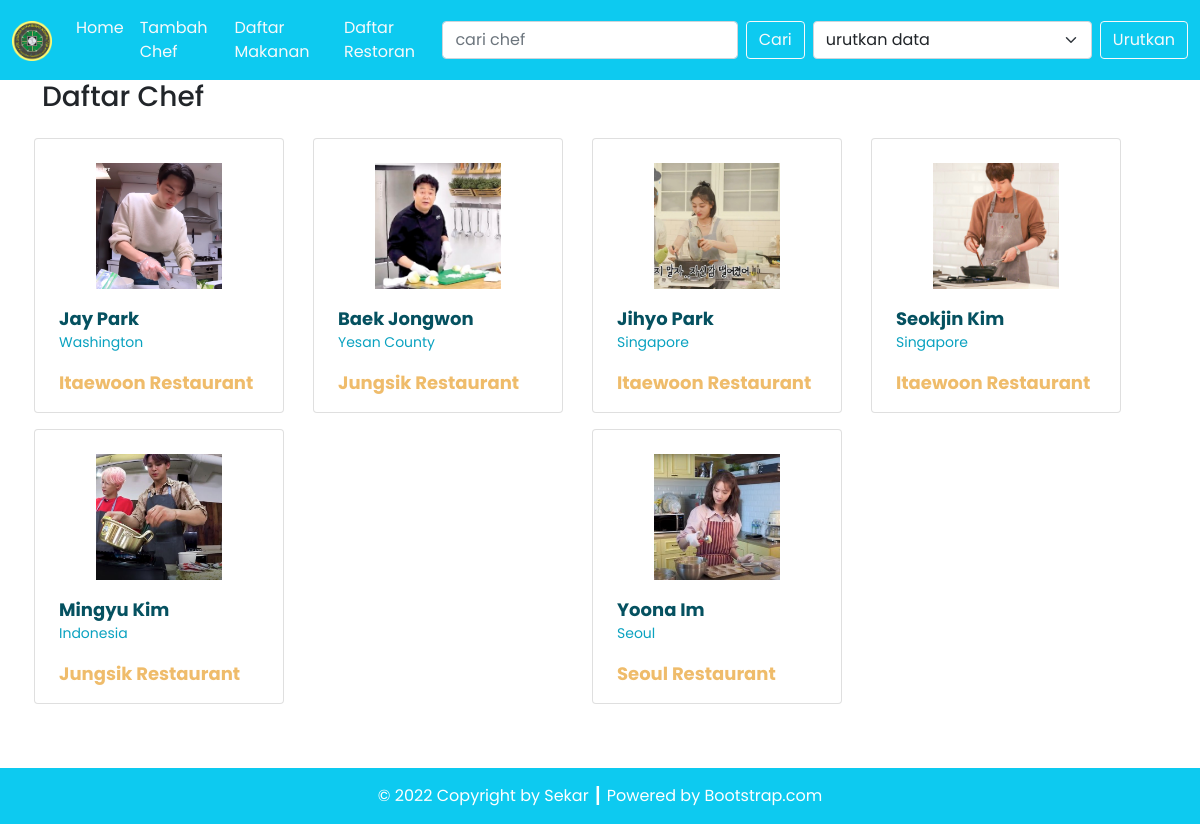
The page /Source_Code/Program/dpbo_tp3/index.php on the database its author committed.
### tables this page shows
CREATE TABLE `chef` (
  `id_chef` int(11) NOT NULL AUTO_INCREMENT,
  `foto_chef` varchar(255) NOT NULL,
  `name_chef` varchar(100) NOT NULL,
  `asal_chef` varchar(50) NOT NULL,
  `telp_chef` int(20) NOT NULL,
  `id_food` int(11) DEFAULT NULL,
  `id_resto` int(11) DEFAULT NULL,
  PRIMARY KEY (`id_chef`),
  KEY `FOODD` (`id_food`),
  KEY `RESTOO` (`id_resto`),
  CONSTRAINT `FOODD` FOREIGN KEY (`id_food`) REFERENCES `food` (`id_food`) ON DELETE CASCADE ON UPDATE CASCADE,
  CONSTRAINT `RESTOO` FOREIGN KEY (`id_resto`) REFERENCES `resto` (`id_resto`) ON DELETE CASCADE ON UPDATE CASCADE
);

CREATE TABLE `resto` (
  `id_resto` int(11) NOT NULL AUTO_INCREMENT,
  `name_resto` varchar(100) NOT NULL,
  PRIMARY KEY (`id_resto`)
);

### Source_Code/Program/dpbo_tp3/config/db.php (called while the page is built)
<?php
$DB_HOST = "localhost";
$DB_USERNAME = "root";
$DB_PASSWORD = "";
$DB_NAME = "db_chef";

### Source_Code/Program/dpbo_tp3/classes/DB.php (called while the page is built, shortened)
<?php
class DB
{
    private $hostname;
    private $username;
    private $password;
    private $dbname;
    private $conn;
    private $result;
    function __construct($hostname, $username, $password, $dbname)
    {
        $this->hostname = $hostname;
        $this->username = $username;
        $this->password = $password;
        $this->dbname = $dbname;
    }
    function open()
    {
        $this->conn = mysqli_connect($this->hostname, $this->username, $this->password, $this->dbname);
    }
    function execute($query)
    {
        $this->result = mysqli_query($this->conn, $query);
    }
    function getResult()
    {
        return mysqli_fetch_array($this->result);
    }
}

### Source_Code/Program/dpbo_tp3/classes/Chef.php (called while the page is built, shortened)
<?php
class Chef extends DB
{
    function getChefJoin()
    {
        $query = "SELECT * FROM chef
        JOIN food ON chef.id_food=food.id_food
        JOIN resto ON chef.id_resto=resto.id_resto";
        return $this->execute($query);
    }
}

### Source_Code/Program/dpbo_tp3/index.php (the view, shortened to what this page needs)
<?php
include('config/db.php');
include('classes/DB.php');
include('classes/Resto.php');
include('classes/Chef.php');
include('classes/Template.php');
$listChef = new Chef($DB_HOST, $DB_USERNAME, $DB_PASSWORD, $DB_NAME);
$listChef->open();
$listChef->getChefJoin();
if (isset($_POST['btn-cari'])) {
    $listChef->searchChef($_POST['cari']);
} else {
    $listChef->getChefJoin();
}
$data = null;
while ($row = $listChef->getResult()) {
    $data .= '<div class="col gx-2 gy-3 justify-content-center">' .
        '<div class="card pt-4 px-2 pengurus-thumbnail">
        <a href="detail.php?id=' . $row['id_chef'] . '">
            <div class="row justify-content-center">
                <img src="assets/images/' . $row['foto_chef'] . '" class="card-img-top" alt="' . $row['foto_chef'] . '">
            </div>
            <div class="card-body">
                <p class="card-text pengurus-nama my-0">' . $row['name_chef'] . '</p>
                <p class="card-text divisi-nama">' . $row['asal_chef'] . '</p>
                <p class="card-text jabatan-nama my-0">' . $row['name_resto'] . '</p>
            </div>
        </a>
    </div>
    </div>';
}

### Source_Code/Program/dpbo_tp3/classes/Template.php (shortened to what this page needs)
<?php
class Template
{
    var $content = '';
    function __construct($filename = '')
    {
        $this->content = implode('', @file($filename));
    }
    function clear()
    {
        $this->content = preg_replace("/DATA_[A-Z|_|0-9]+/", "", $this->content);
    }
    function write()
    {
        print $this->content;
    }
    function replace($old = '', $new = '')
    {
        if (is_int($new)) {
            $value = sprintf("%d", $new);
        } elseif (is_float($new)) {
            $value = sprintf("%f", $new);
        } elseif (is_array($new)) {
            $value = '';
            foreach ($new as $item) {
                $value .= $item . ' ';
            }
        } else {
            $value = $new;
        }
        $this->content = preg_replace("/$old/", $value, $this->content);
    }
}

### rows shown on the page
chef: foto_chef (picture), name_chef "Jay Park", asal_chef "Washington", id_resto.name_resto "Itaewoon Restaurant"
chef: foto_chef (picture), name_chef "Baek Jongwon", asal_chef "Yesan County", id_resto.name_resto "Jungsik Restaurant"
chef: foto_chef (picture), name_chef "Jihyo Park", asal_chef "Singapore", id_resto.name_resto "Itaewoon Restaurant"
chef: foto_chef (picture), name_chef "Seokjin Kim", asal_chef "Singapore", id_resto.name_resto "Itaewoon Restaurant"
chef: foto_chef (picture), name_chef "Mingyu Kim", asal_chef "Indonesia", id_resto.name_resto "Jungsik Restaurant"
chef: foto_chef (picture), name_chef "Yoona Im", asal_chef "Seoul", id_resto.name_resto "Seoul Restaurant"
